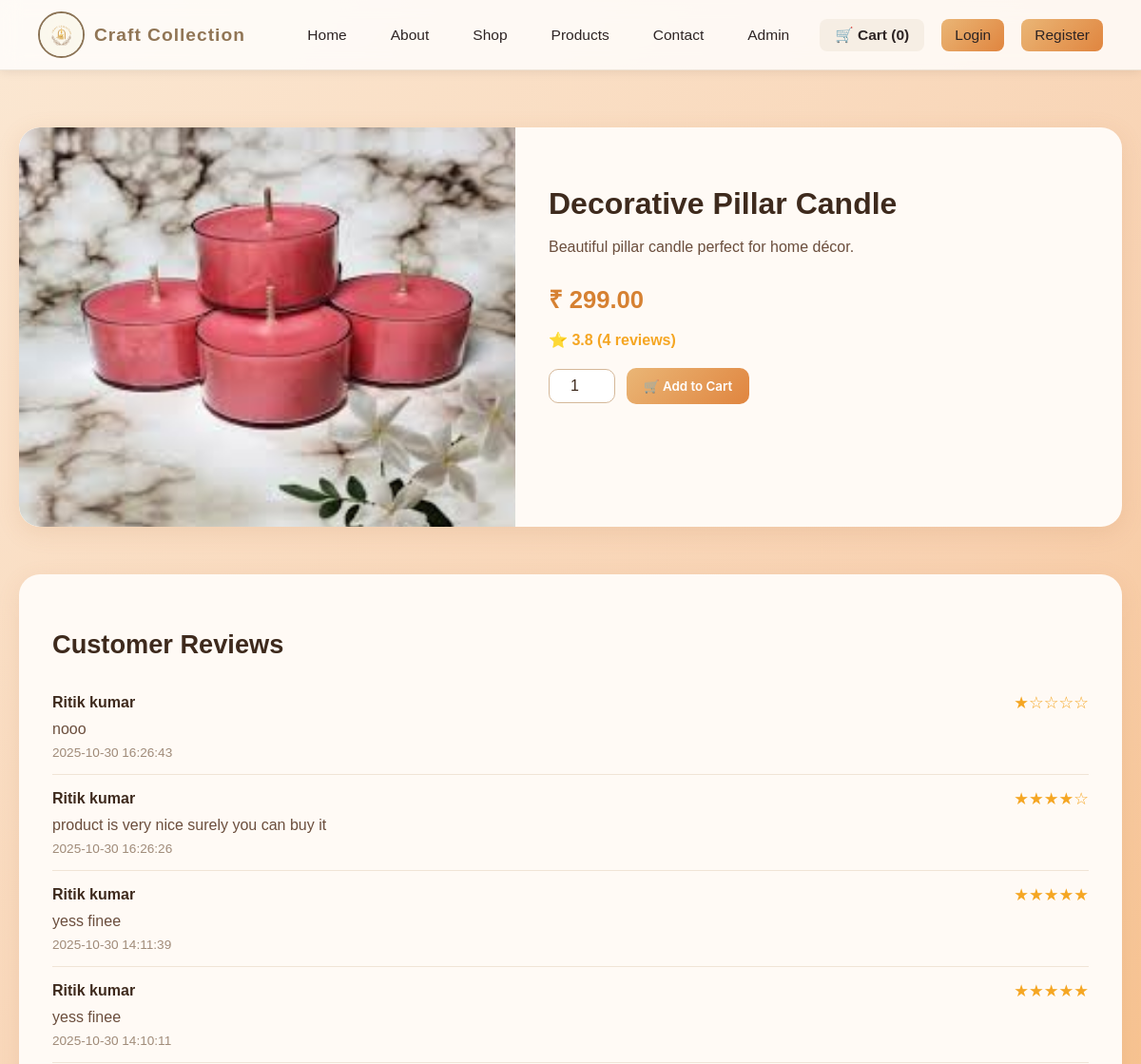
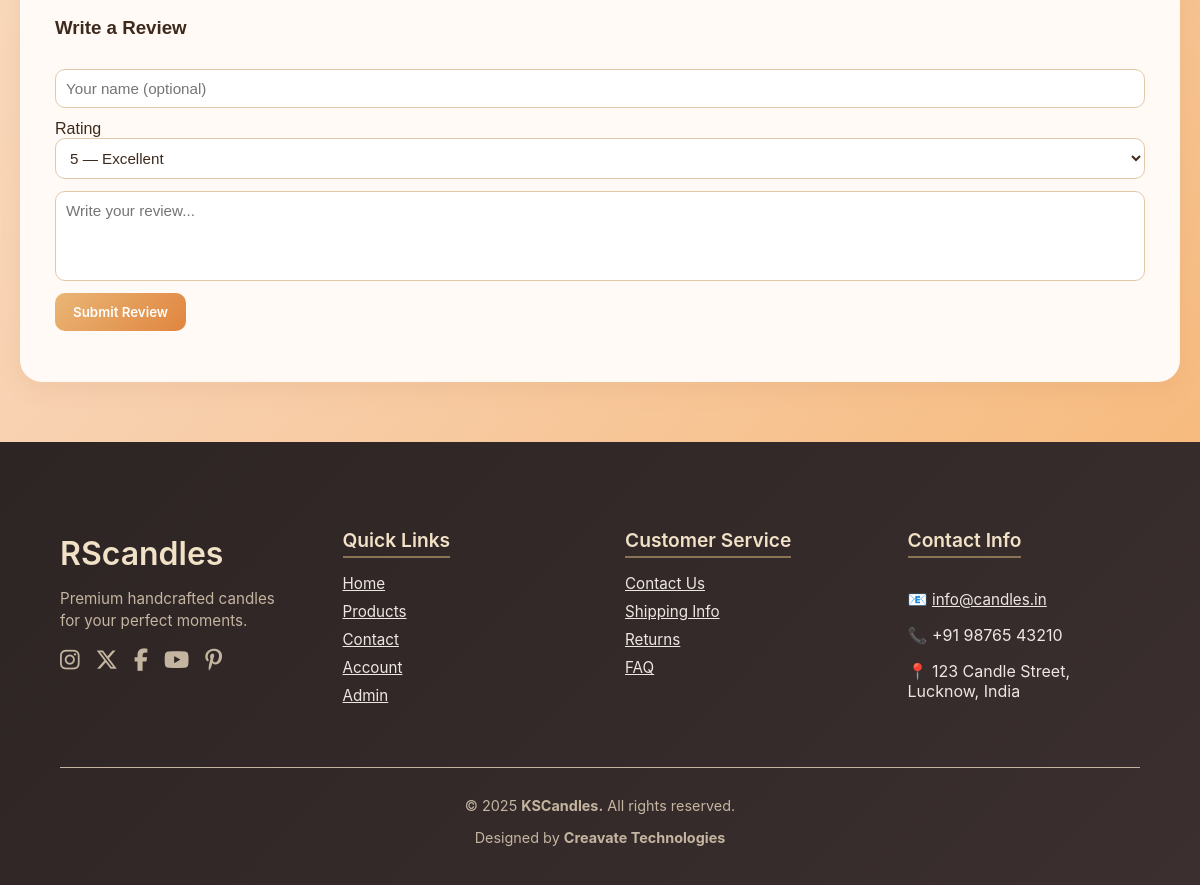
Page /product_detail.php?id=3 on the committed database (2 pictures, top to bottom).
### tables this page shows
CREATE TABLE `products` (
  `id` int(11) NOT NULL,
  `name` varchar(150) NOT NULL,
  `category_id` int(11) DEFAULT NULL,
  `price` decimal(10,2) NOT NULL,
  `avg_rating` decimal(3,2) DEFAULT 0.00,
  `total_reviews` int(11) DEFAULT 0,
  `stock` int(11) DEFAULT 0,
  `description` text DEFAULT NULL,
  `image` varchar(255) DEFAULT NULL,
  `created_at` timestamp NOT NULL DEFAULT current_timestamp()
);

CREATE TABLE `reviews` (
  `id` int(11) NOT NULL,
  `product_id` int(11) DEFAULT NULL,
  `user_id` int(11) DEFAULT NULL,
  `name` varchar(100) DEFAULT NULL,
  `rating` int(11) DEFAULT NULL CHECK (`rating` between 1 and 5),
  `comment` text DEFAULT NULL,
  `created_at` timestamp NOT NULL DEFAULT current_timestamp()
);

### product_detail.php (the view, shortened to what this page needs)
<?php
require_once __DIR__ . '/includes/navbar.php';
require_once __DIR__ . '/includes/functions.php';
$id = (int)($_GET['id'] ?? 0);
$stmt = $conn->prepare("SELECT * FROM products WHERE id = ? LIMIT 1");
$stmt->bind_param("i",$id); $stmt->execute();
$product = $stmt->get_result()->fetch_assoc();
$revStmt = $conn->prepare("SELECT * FROM reviews WHERE product_id = ? ORDER BY created_at DESC");
$revStmt->bind_param("i",$id); $revStmt->execute();
$reviews = $revStmt->get_result();
?>
<main class="product-detail-container">
  <article class="product-detail">
    <img src="/kscandles/uploads/products/<?= htmlspecialchars($product['image'] ?: 'placeholder.png') ?>" alt="Product Image" class="product-img">
    <div class="product-info">
      <h1><?= htmlspecialchars($product['name']) ?></h1>
      <p class="desc"><?= nl2br(htmlspecialchars($product['description'])) ?></p>
      <p class="price">₹ <?= number_format($product['price'],2) ?></p>
      <p class="rating">⭐ <?= $product['avg_rating'] ? number_format($product['avg_rating'],1) : '—' ?> (<?= (int)$product['total_reviews'] ?> reviews)</p>
      <form method="post" action="/kscandles/cart.php" class="cart-form">
        <input type="number" name="quantity" value="1" min="1" class="qty-input">
        <button type="submit" name="add_to_cart" class="btn">🛒 Add to Cart</button>
      </form>
    </div>
  </article>
  <section id="reviews" class="reviews-section">
    <h2>Customer Reviews</h2>
    <?php if ($reviews->num_rows === 0): ?>
      <p class="no-reviews">No reviews yet. Be the first to review!</p>
    <?php else: ?>
      <?php while ($r = $reviews->fetch_assoc()): ?>
        <div class="review-card">
          <div class="review-header">
            <strong><?= htmlspecialchars($r['name']) ?></strong>
            <span class="stars"><?= str_repeat('★',$r['rating']).str_repeat('☆',5-$r['rating']) ?></span>
          </div>
          <p class="review-text"><?= nl2br(htmlspecialchars($r['comment'])) ?></p>
          <small class="review-date"><?= htmlspecialchars($r['created_at']) ?></small>
        </div>
      <?php endwhile; ?>
    <?php endif; ?>
    <h3>Write a Review</h3>
    <form method="post" class="review-form">
      <input type="text" name="name" placeholder="Your name (optional)">
      <label>Rating
        <select name="rating" required>
          <option value="5">5 — Excellent</option>
        </select>
      </label>
      <textarea name="comment" rows="4" required placeholder="Write your review..."></textarea>
      <button name="review_submit" class="btn" type="submit">Submit Review</button>
    </form>
  </section>
</main>
<?php require __DIR__ . '/includes/footer.php'; ?>

### includes/navbar.php (style rules this page uses)
.btn { padding: 8px 16px; border-radius: 8px; font-weight: 600; text-decoration: none; transition: all 0.3s ease; border: 1px solid transparent; font-family: "Inter", sans-serif; }

### product_detail.php (style rules this page uses)
.product-detail-container { max-width: 1200px; margin: 60px auto; padding: 0 20px; }
.product-detail { display: flex; flex-wrap: wrap; align-items: flex-start; background: #fffaf5; border-radius: 22px; box-shadow: 0 6px 25px rgba(180, 115, 70, 0.15); overflow: hidden; transition: transform 0.3s ease, box-shadow 0.3s ease; margin-bottom: 50px; }
.product-img { width: 45%; height: 420px; object-fit: cover; border-radius: 22px 0 0 22px; }
.product-info { flex: 1; padding: 35px; }
.product-info h1 { font-size: 2rem; color: #3e2a1d; margin-bottom: 12px; }
.product-info .desc { color: #6b4e3d; line-height: 1.4; margin-bottom: 20px; }
.product-info .price { font-size: 1.6rem; font-weight: 700; color: #d68132; margin-bottom: 10px; }
.product-info .rating { color: #f5a623; font-weight: 600; margin-bottom: 20px; }
.cart-form { display: flex; align-items: center; gap: 12px; }
.qty-input { width: 70px; padding: 8px; border: 1px solid #d5b899; border-radius: 10px; font-size: 1rem; text-align: center; color: #3e2a1d; }
.btn { background: linear-gradient(135deg, #eab676, #e0853f); border: none; color: #fff; font-weight: 600; padding: 11px 18px; border-radius: 10px; cursor: pointer; transition: all 0.3s ease; }
.reviews-section { background: #fffaf5; border-radius: 22px; box-shadow: 0 6px 25px rgba(180, 115, 70, 0.12); padding: 35px; }
.reviews-section h2 { font-size: 1.7rem; color: #3e2a1d; margin-bottom: 20px; }
.review-card { border-bottom: 1px solid #f0e4d6; padding: 15px 0; }
.review-header { display: flex; justify-content: space-between; align-items: center; }
.review-header strong { font-size: 1rem; color: #3e2a1d; }
.stars { color: #f5a623; font-size: 1.1rem; }
.review-text { color: #6b4e3d; margin: 8px 0; }
.review-date { color: #a08b79; font-size: 0.85rem; }
.review-form { margin-top: 30px; display: flex; flex-direction: column; gap: 12px; }
.review-form input, .review-form select, .review-form textarea { padding: 10px; border: 1px solid #e3c8aa; border-radius: 10px; font-family: "Poppins", sans-serif; font-size: 0.95rem; width: 100%; color: #3e2a1d; background: #fff; transition: 0.3s ease; }
.review-form textarea { resize: none; }
.review-form button { align-self: flex-start; }

### rows in the picture
products: image (picture), name "Decorative Pillar Candle", description "Beautiful pillar candle perfect for home décor.", price "299.00", avg_rating "3.8", total_reviews "4"
reviews: name "Ritik kumar", rating "★", rating "☆☆☆☆", comment "nooo", created_at "2025-10-30 16:26:43"
reviews: name "Ritik kumar", rating "★★★★", rating "☆", comment "product is very nice surely you can buy it", created_at "2025-10-30 16:26:26"
reviews: name "Ritik kumar", rating "★★★★★", comment "yess finee", created_at "2025-10-30 14:11:39"
reviews: name "Ritik kumar", rating "★★★★★", comment "yess finee", created_at "2025-10-30 14:10:11"
